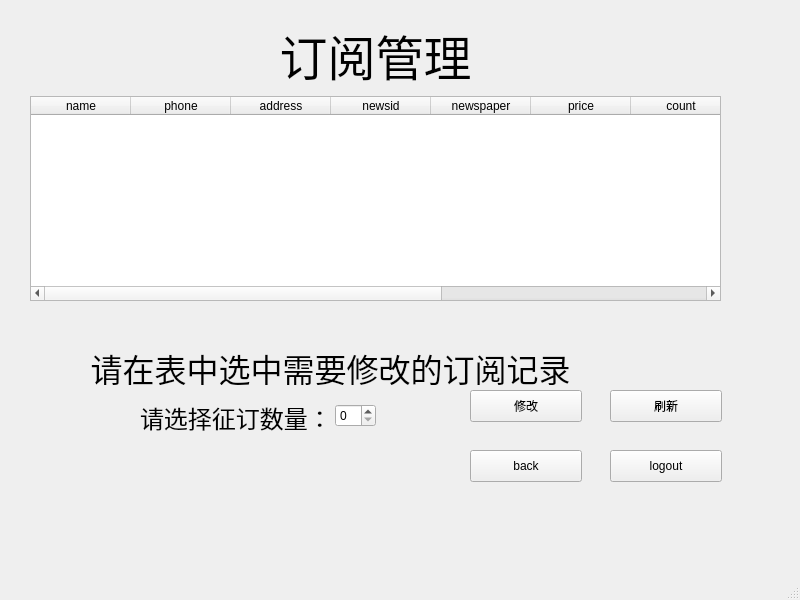
<?xml version="1.0" encoding="UTF-8"?>
<ui version="4.0">
 <class>MainWindow</class>
 <widget class="QMainWindow" name="MainWindow">
  <property name="geometry">
   <rect>
    <x>0</x>
    <y>0</y>
    <width>800</width>
    <height>600</height>
   </rect>
  </property>
  <property name="windowTitle">
   <string>MainWindow</string>
  </property>
  <widget class="QWidget" name="centralwidget">
   <widget class="QPushButton" name="pushButton_fresh">
    <property name="geometry">
     <rect>
      <x>610</x>
      <y>390</y>
      <width>112</width>
      <height>32</height>
     </rect>
    </property>
    <property name="focusPolicy">
     <enum>Qt::WheelFocus</enum>
    </property>
    <property name="text">
     <string>刷新</string>
    </property>
    <property name="icon">
     <iconset>
      <normalon>:/icon/fresh.png</normalon>
     </iconset>
    </property>
   </widget>
   <widget class="QLabel" name="label_newsid">
    <property name="geometry">
     <rect>
      <x>80</x>
      <y>344</y>
      <width>501</width>
      <height>41</height>
     </rect>
    </property>
    <property name="text">
     <string>&lt;html&gt;&lt;head/&gt;&lt;body&gt;&lt;p align=&quot;center&quot;&gt;&lt;span style=&quot; font-size:24pt;&quot;&gt;请在表中选中需要修改的订阅记录&lt;/span&gt;&lt;/p&gt;&lt;/body&gt;&lt;/html&gt;</string>
    </property>
   </widget>
   <widget class="QPushButton" name="pushButton_change">
    <property name="geometry">
     <rect>
      <x>470</x>
      <y>390</y>
      <width>112</width>
      <height>32</height>
     </rect>
    </property>
    <property name="focusPolicy">
     <enum>Qt::WheelFocus</enum>
    </property>
    <property name="text">
     <string>修改</string>
    </property>
    <property name="icon">
     <iconset>
      <normalon>:/icon/ok.png</normalon>
     </iconset>
    </property>
    <property name="shortcut">
     <string>Return</string>
    </property>
   </widget>
   <widget class="QPushButton" name="pushButton_logout">
    <property name="geometry">
     <rect>
      <x>610</x>
      <y>450</y>
      <width>112</width>
      <height>32</height>
     </rect>
    </property>
    <property name="focusPolicy">
     <enum>Qt::StrongFocus</enum>
    </property>
    <property name="styleSheet">
     <string notr="true"/>
    </property>
    <property name="text">
     <string>logout</string>
    </property>
    <property name="icon">
     <iconset>
      <normalon>:/icon/log-out.png</normalon>
     </iconset>
    </property>
   </widget>
   <widget class="QWidget" name="layoutWidget">
    <property name="geometry">
     <rect>
      <x>140</x>
      <y>400</y>
      <width>236</width>
      <height>31</height>
     </rect>
    </property>
    <layout class="QHBoxLayout" name="horizontalLayout">
     <item>
      <widget class="QLabel" name="label_2">
       <property name="text">
        <string>&lt;html&gt;&lt;head/&gt;&lt;body&gt;&lt;p&gt;&lt;span style=&quot; font-size:18pt;&quot;&gt;请选择征订数量：&lt;/span&gt;&lt;/p&gt;&lt;/body&gt;&lt;/html&gt;</string>
       </property>
      </widget>
     </item>
     <item>
      <widget class="QSpinBox" name="spinBox_count"/>
     </item>
    </layout>
   </widget>
   <widget class="QPushButton" name="pushButton_back">
    <property name="geometry">
     <rect>
      <x>470</x>
      <y>450</y>
      <width>112</width>
      <height>32</height>
     </rect>
    </property>
    <property name="focusPolicy">
     <enum>Qt::StrongFocus</enum>
    </property>
    <property name="text">
     <string>back</string>
    </property>
    <property name="icon">
     <iconset>
      <normalon>:/icon/back.png</normalon>
     </iconset>
    </property>
   </widget>
   <widget class="QWidget" name="verticalLayoutWidget">
    <property name="geometry">
     <rect>
      <x>30</x>
      <y>20</y>
      <width>691</width>
      <height>281</height>
     </rect>
    </property>
    <layout class="QVBoxLayout" name="verticalLayout">
     <item>
      <widget class="QLabel" name="label">
       <property name="text">
        <string>&lt;html&gt;&lt;head/&gt;&lt;body&gt;&lt;p align=&quot;center&quot;&gt;&lt;span style=&quot; font-size:36pt;&quot;&gt;订阅管理&lt;/span&gt;&lt;/p&gt;&lt;/body&gt;&lt;/html&gt;</string>
       </property>
      </widget>
     </item>
     <item>
      <widget class="QTableWidget" name="tableWidget">
       <property name="editTriggers">
        <set>QAbstractItemView::NoEditTriggers</set>
       </property>
       <property name="selectionBehavior">
        <enum>QAbstractItemView::SelectRows</enum>
       </property>
       <column>
        <property name="text">
         <string>name</string>
        </property>
       </column>
       <column>
        <property name="text">
         <string>phone</string>
        </property>
       </column>
       <column>
        <property name="text">
         <string>address</string>
        </property>
       </column>
       <column>
        <property name="text">
         <string>newsid</string>
        </property>
       </column>
       <column>
        <property name="text">
         <string>newspaper</string>
        </property>
       </column>
       <column>
        <property name="text">
         <string>price</string>
        </property>
       </column>
       <column>
        <property name="text">
         <string>count</string>
        </property>
       </column>
       <column>
        <property name="text">
         <string>pay</string>
        </property>
       </column>
       <column>
        <property name="text">
         <string>unpay</string>
        </property>
       </column>
       <column>
        <property name="text">
         <string>time</string>
        </property>
       </column>
      </widget>
     </item>
    </layout>
   </widget>
  </widget>
  <widget class="QMenuBar" name="menubar">
   <property name="geometry">
    <rect>
     <x>0</x>
     <y>0</y>
     <width>800</width>
     <height>22</height>
    </rect>
   </property>
  </widget>
  <widget class="QStatusBar" name="statusbar"/>
 </widget>
 <resources>
  <include location="../resource/resource.qrc"/>
 </resources>
 <connections/>
</ui>
